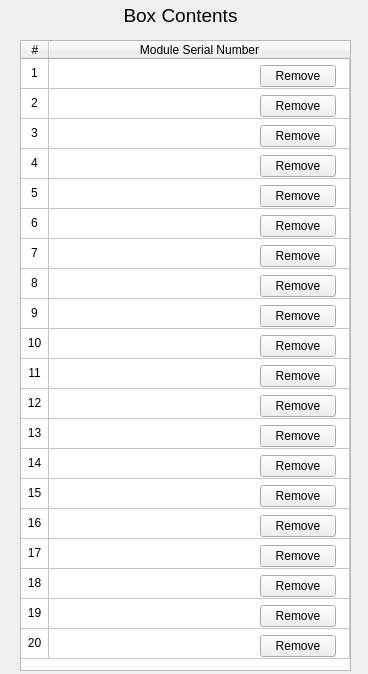
<?xml version="1.0" encoding="UTF-8"?>
<ui version="4.0">
 <class>Form</class>
 <widget class="QWidget" name="Form">
  <property name="geometry">
   <rect>
    <x>0</x>
    <y>0</y>
    <width>368</width>
    <height>674</height>
   </rect>
  </property>
  <property name="windowTitle">
   <string>Form</string>
  </property>
  <widget class="QLabel" name="label">
   <property name="geometry">
    <rect>
     <x>50</x>
     <y>0</y>
     <width>261</width>
     <height>31</height>
    </rect>
   </property>
   <property name="font">
    <font>
     <pointsize>14</pointsize>
    </font>
   </property>
   <property name="text">
    <string>Box Contents</string>
   </property>
   <property name="alignment">
    <set>Qt::AlignCenter</set>
   </property>
  </widget>
  <widget class="QWidget" name="horizontalLayoutWidget">
   <property name="geometry">
    <rect>
     <x>20</x>
     <y>40</y>
     <width>331</width>
     <height>631</height>
    </rect>
   </property>
   <layout class="QHBoxLayout" name="horizontalLayout">
    <item>
     <widget class="QTableWidget" name="tableUut">
      <property name="enabled">
       <bool>true</bool>
      </property>
      <property name="sizePolicy">
       <sizepolicy hsizetype="Expanding" vsizetype="Expanding">
        <horstretch>0</horstretch>
        <verstretch>10</verstretch>
       </sizepolicy>
      </property>
      <property name="minimumSize">
       <size>
        <width>0</width>
        <height>0</height>
       </size>
      </property>
      <property name="maximumSize">
       <size>
        <width>16777215</width>
        <height>16777215</height>
       </size>
      </property>
      <property name="focusPolicy">
       <enum>Qt::NoFocus</enum>
      </property>
      <property name="verticalScrollBarPolicy">
       <enum>Qt::ScrollBarAsNeeded</enum>
      </property>
      <property name="horizontalScrollBarPolicy">
       <enum>Qt::ScrollBarAlwaysOff</enum>
      </property>
      <property name="sizeAdjustPolicy">
       <enum>QAbstractScrollArea::AdjustToContents</enum>
      </property>
      <property name="autoScroll">
       <bool>true</bool>
      </property>
      <property name="editTriggers">
       <set>QAbstractItemView::NoEditTriggers</set>
      </property>
      <property name="alternatingRowColors">
       <bool>false</bool>
      </property>
      <property name="selectionMode">
       <enum>QAbstractItemView::NoSelection</enum>
      </property>
      <property name="gridStyle">
       <enum>Qt::SolidLine</enum>
      </property>
      <property name="rowCount">
       <number>20</number>
      </property>
      <property name="columnCount">
       <number>2</number>
      </property>
      <attribute name="horizontalHeaderCascadingSectionResizes">
       <bool>true</bool>
      </attribute>
      <attribute name="horizontalHeaderDefaultSectionSize">
       <number>28</number>
      </attribute>
      <attribute name="horizontalHeaderHighlightSections">
       <bool>false</bool>
      </attribute>
      <attribute name="horizontalHeaderShowSortIndicator" stdset="0">
       <bool>false</bool>
      </attribute>
      <attribute name="horizontalHeaderStretchLastSection">
       <bool>true</bool>
      </attribute>
      <attribute name="verticalHeaderVisible">
       <bool>false</bool>
      </attribute>
      <attribute name="verticalHeaderCascadingSectionResizes">
       <bool>false</bool>
      </attribute>
      <attribute name="verticalHeaderDefaultSectionSize">
       <number>30</number>
      </attribute>
      <attribute name="verticalHeaderMinimumSectionSize">
       <number>23</number>
      </attribute>
      <attribute name="verticalHeaderStretchLastSection">
       <bool>false</bool>
      </attribute>
      <row/>
      <row/>
      <row/>
      <row/>
      <row/>
      <row/>
      <row/>
      <row/>
      <row/>
      <row/>
      <row/>
      <row/>
      <row/>
      <row/>
      <row/>
      <row/>
      <row/>
      <row/>
      <row/>
      <row/>
      <column>
       <property name="text">
        <string>#</string>
       </property>
       <property name="textAlignment">
        <set>AlignCenter</set>
       </property>
      </column>
      <column>
       <property name="text">
        <string>Module Serial Number</string>
       </property>
      </column>
      <item row="0" column="0">
       <property name="text">
        <string>1</string>
       </property>
       <property name="textAlignment">
        <set>AlignCenter</set>
       </property>
      </item>
      <item row="1" column="0">
       <property name="text">
        <string>2</string>
       </property>
       <property name="textAlignment">
        <set>AlignCenter</set>
       </property>
      </item>
      <item row="2" column="0">
       <property name="text">
        <string>3</string>
       </property>
       <property name="textAlignment">
        <set>AlignCenter</set>
       </property>
      </item>
      <item row="3" column="0">
       <property name="text">
        <string>4</string>
       </property>
       <property name="textAlignment">
        <set>AlignCenter</set>
       </property>
      </item>
      <item row="4" column="0">
       <property name="text">
        <string>5</string>
       </property>
       <property name="textAlignment">
        <set>AlignCenter</set>
       </property>
      </item>
      <item row="5" column="0">
       <property name="text">
        <string>6</string>
       </property>
       <property name="textAlignment">
        <set>AlignCenter</set>
       </property>
      </item>
      <item row="6" column="0">
       <property name="text">
        <string>7</string>
       </property>
       <property name="textAlignment">
        <set>AlignCenter</set>
       </property>
      </item>
      <item row="7" column="0">
       <property name="text">
        <string>8</string>
       </property>
       <property name="textAlignment">
        <set>AlignCenter</set>
       </property>
      </item>
      <item row="8" column="0">
       <property name="text">
        <string>9</string>
       </property>
       <property name="textAlignment">
        <set>AlignCenter</set>
       </property>
      </item>
      <item row="9" column="0">
       <property name="text">
        <string>10</string>
       </property>
       <property name="textAlignment">
        <set>AlignCenter</set>
       </property>
      </item>
      <item row="10" column="0">
       <property name="text">
        <string>11</string>
       </property>
       <property name="textAlignment">
        <set>AlignCenter</set>
       </property>
      </item>
      <item row="11" column="0">
       <property name="text">
        <string>12</string>
       </property>
       <property name="textAlignment">
        <set>AlignCenter</set>
       </property>
      </item>
      <item row="12" column="0">
       <property name="text">
        <string>13</string>
       </property>
       <property name="textAlignment">
        <set>AlignCenter</set>
       </property>
      </item>
      <item row="13" column="0">
       <property name="text">
        <string>14</string>
       </property>
       <property name="textAlignment">
        <set>AlignCenter</set>
       </property>
      </item>
      <item row="14" column="0">
       <property name="text">
        <string>15</string>
       </property>
       <property name="textAlignment">
        <set>AlignCenter</set>
       </property>
      </item>
      <item row="15" column="0">
       <property name="text">
        <string>16</string>
       </property>
       <property name="textAlignment">
        <set>AlignCenter</set>
       </property>
      </item>
      <item row="16" column="0">
       <property name="text">
        <string>17</string>
       </property>
       <property name="textAlignment">
        <set>AlignCenter</set>
       </property>
      </item>
      <item row="17" column="0">
       <property name="text">
        <string>18</string>
       </property>
       <property name="textAlignment">
        <set>AlignCenter</set>
       </property>
      </item>
      <item row="18" column="0">
       <property name="text">
        <string>19</string>
       </property>
       <property name="textAlignment">
        <set>AlignCenter</set>
       </property>
      </item>
      <item row="19" column="0">
       <property name="text">
        <string>20</string>
       </property>
       <property name="textAlignment">
        <set>AlignCenter</set>
       </property>
      </item>
     </widget>
    </item>
   </layout>
  </widget>
  <widget class="QWidget" name="verticalLayoutWidget">
   <property name="geometry">
    <rect>
     <x>260</x>
     <y>40</y>
     <width>85</width>
     <height>631</height>
    </rect>
   </property>
   <layout class="QVBoxLayout" name="verticalLayout">
    <property name="rightMargin">
     <number>9</number>
    </property>
    <item>
     <spacer name="verticalSpacer">
      <property name="orientation">
       <enum>Qt::Vertical</enum>
      </property>
      <property name="sizeType">
       <enum>QSizePolicy::Fixed</enum>
      </property>
      <property name="sizeHint" stdset="0">
       <size>
        <width>20</width>
        <height>23</height>
       </size>
      </property>
     </spacer>
    </item>
    <item>
     <widget class="QPushButton" name="buttRemove_1">
      <property name="text">
       <string>Remove</string>
      </property>
     </widget>
    </item>
    <item>
     <widget class="QPushButton" name="buttRemove_2">
      <property name="text">
       <string>Remove</string>
      </property>
     </widget>
    </item>
    <item>
     <widget class="QPushButton" name="buttRemove_3">
      <property name="text">
       <string>Remove</string>
      </property>
     </widget>
    </item>
    <item>
     <widget class="QPushButton" name="buttRemove_4">
      <property name="text">
       <string>Remove</string>
      </property>
     </widget>
    </item>
    <item>
     <widget class="QPushButton" name="buttRemove_5">
      <property name="text">
       <string>Remove</string>
      </property>
     </widget>
    </item>
    <item>
     <widget class="QPushButton" name="buttRemove_6">
      <property name="text">
       <string>Remove</string>
      </property>
     </widget>
    </item>
    <item>
     <widget class="QPushButton" name="buttRemove_7">
      <property name="text">
       <string>Remove</string>
      </property>
     </widget>
    </item>
    <item>
     <widget class="QPushButton" name="buttRemove_8">
      <property name="text">
       <string>Remove</string>
      </property>
     </widget>
    </item>
    <item>
     <widget class="QPushButton" name="buttRemove_9">
      <property name="text">
       <string>Remove</string>
      </property>
     </widget>
    </item>
    <item>
     <widget class="QPushButton" name="buttRemove_10">
      <property name="text">
       <string>Remove</string>
      </property>
     </widget>
    </item>
    <item>
     <widget class="QPushButton" name="buttRemove_11">
      <property name="text">
       <string>Remove</string>
      </property>
     </widget>
    </item>
    <item>
     <widget class="QPushButton" name="buttRemove_12">
      <property name="text">
       <string>Remove</string>
      </property>
     </widget>
    </item>
    <item>
     <widget class="QPushButton" name="buttRemove_13">
      <property name="text">
       <string>Remove</string>
      </property>
     </widget>
    </item>
    <item>
     <widget class="QPushButton" name="buttRemove_14">
      <property name="text">
       <string>Remove</string>
      </property>
     </widget>
    </item>
    <item>
     <widget class="QPushButton" name="buttRemove_15">
      <property name="text">
       <string>Remove</string>
      </property>
     </widget>
    </item>
    <item>
     <widget class="QPushButton" name="buttRemove_16">
      <property name="text">
       <string>Remove</string>
      </property>
     </widget>
    </item>
    <item>
     <widget class="QPushButton" name="buttRemove_17">
      <property name="text">
       <string>Remove</string>
      </property>
     </widget>
    </item>
    <item>
     <widget class="QPushButton" name="buttRemove_18">
      <property name="text">
       <string>Remove</string>
      </property>
     </widget>
    </item>
    <item>
     <widget class="QPushButton" name="buttRemove_19">
      <property name="text">
       <string>Remove</string>
      </property>
     </widget>
    </item>
    <item>
     <widget class="QPushButton" name="buttRemove_20">
      <property name="text">
       <string>Remove</string>
      </property>
     </widget>
    </item>
   </layout>
  </widget>
 </widget>
 <resources/>
 <connections/>
</ui>
